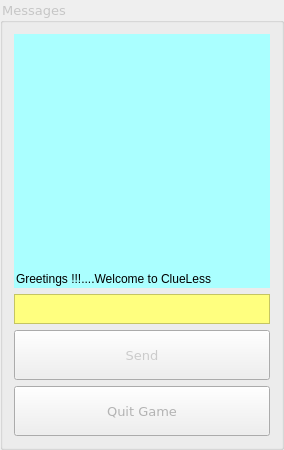
    <widget class="QGroupBox" name="left_side_layout">
     <property name="minimumSize">
      <size>
       <width>200</width>
       <height>450</height>
      </size>
     </property>
     <property name="font">
      <font>
       <family>Verdana</family>
       <pointsize>10</pointsize>
      </font>
     </property>
     <property name="styleSheet">
      <string notr="true">color: rgb(198, 198, 198);</string>
     </property>
     <property name="title">
      <string>Messages</string>
     </property>
     <layout class="QVBoxLayout" name="verticalLayout">
      <item>
       <widget class="QLabel" name="chat_text_display_box">
        <property name="autoFillBackground">
         <bool>false</bool>
        </property>
        <property name="styleSheet">
         <string notr="true">background-color: rgb(170, 255, 255);
color: rgb(0, 0, 0);</string>
        </property>
        <property name="text">
         <string>Greetings !!!....Welcome to ClueLess</string>
        </property>
        <property name="alignment">
         <set>Qt::AlignBottom|Qt::AlignLeading|Qt::AlignLeft</set>
        </property>
        <property name="wordWrap">
         <bool>true</bool>
        </property>
        <property name="margin">
         <number>2</number>
        </property>
        <property name="indent">
         <number>2</number>
        </property>
       </widget>
      </item>
      <item>
       <widget class="QTextEdit" name="message_input_text_box">
        <property name="maximumSize">
         <size>
          <width>16777215</width>
          <height>30</height>
         </size>
        </property>
        <property name="styleSheet">
         <string notr="true">color: rgb(0, 0, 0);
background-color: rgb(255, 255, 127);</string>
        </property>
        <property name="inputMethodHints">
         <set>Qt::ImhNone</set>
        </property>
        <property name="verticalScrollBarPolicy">
         <enum>Qt::ScrollBarAlwaysOff</enum>
        </property>
        <property name="horizontalScrollBarPolicy">
         <enum>Qt::ScrollBarAlwaysOff</enum>
        </property>
        <property name="lineWrapMode">
         <enum>QTextEdit::NoWrap</enum>
        </property>
       </widget>
      </item>
      <item>
       <widget class="QPushButton" name="send_message_button">
        <property name="sizePolicy">
         <sizepolicy hsizetype="MinimumExpanding" vsizetype="Fixed">
          <horstretch>0</horstretch>
          <verstretch>0</verstretch>
         </sizepolicy>
        </property>
        <property name="maximumSize">
         <size>
          <width>16777215</width>
          <height>50</height>
         </size>
        </property>
        <property name="font">
         <font>
          <family>Verdana</family>
          <pointsize>10</pointsize>
         </font>
        </property>
        <property name="styleSheet">
         <string notr="true">color: rgb(203, 203, 203);</string>
        </property>
        <property name="text">
         <string>Send</string>
        </property>
       </widget>
      </item>
      <item>
       <widget class="QPushButton" name="quit_game_button">
        <property name="sizePolicy">
         <sizepolicy hsizetype="MinimumExpanding" vsizetype="Fixed">
          <horstretch>0</horstretch>
          <verstretch>0</verstretch>
         </sizepolicy>
        </property>
        <property name="maximumSize">
         <size>
          <width>16777215</width>
          <height>50</height>
         </size>
        </property>
        <property name="font">
         <font>
          <family>Verdana</family>
          <pointsize>10</pointsize>
         </font>
        </property>
        <property name="styleSheet">
         <string notr="true">color: rgb(179, 179, 179);</string>
        </property>
        <property name="text">
         <string>Quit Game</string>
        </property>
       </widget>
      </item>
     </layout>
    </widget>
